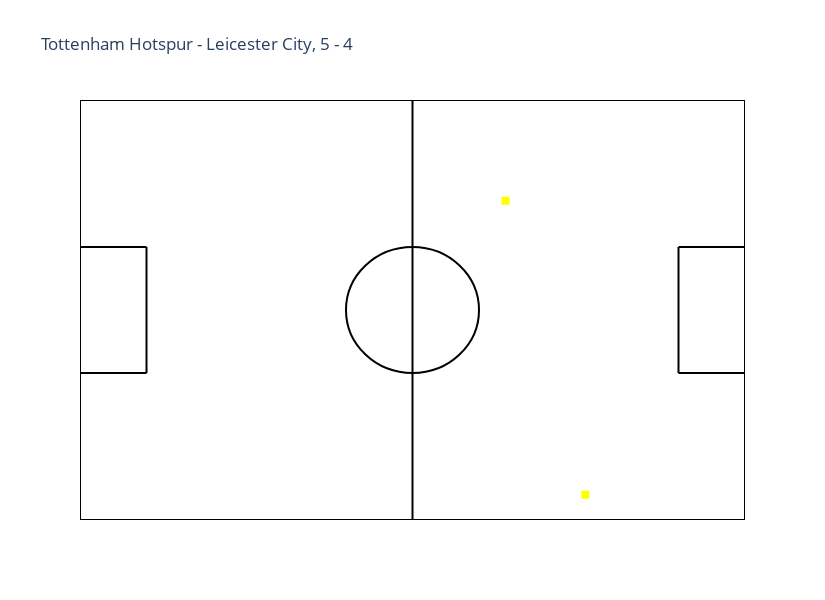

Source (notebook cell):
### Code cell
player_id = 40765
visualize_events(event_name='Foul', player_id=player_id)

### Figure 1 — Plotly figure (JSON) as saved in the notebook; plotly's stock layout.template omitted (floating-point values rounded to 4 significant figures)
{"data": [{"marker": {"color": "blue", "size": 8}, "mode": "markers", "name": "Leicester City", "text": [], "type": "scatter", "x": [], "y": []}, {"marker": {"color": "yellow", "size": 8, "symbol": "square"}, "mode": "markers", "name": "Tottenham Hotspur", "text": ["Foul by Lucas Moura (40765)", "Foul by Lucas Moura (40765)"], "type": "scatter", "x": [76, 64], "y": [6, 76]}], "layout": {"autosize": false, "height": 600, "hovermode": "closest", "plot_bgcolor": "rgb(255, 255, 255)", "shapes": [{"line": {"color": "black"}, "type": "circle", "x0": 40, "x1": 60, "xref": "x", "y0": 35, "y1": 65, "yref": "y"}, {"line": {"color": "black"}, "type": "line", "x0": 0, "x1": 10, "xref": "x", "y0": 35, "y1": 35, "yref": "y"}, {"line": {"color": "black"}, "type": "line", "x0": 10, "x1": 10, "xref": "x", "y0": 35, "y1": 65, "yref": "y"}, {"line": {"color": "black"}, "type": "line", "x0": 10, "x1": 0, "xref": "x", "y0": 65, "y1": 65, "yref": "y"}, {"line": {"color": "black"}, "type": "line", "x0": 100, "x1": 90, "xref": "x", "y0": 35, "y1": 35, "yref": "y"}, {"line": {"color": "black"}, "type": "line", "x0": 90, "x1": 90, "xref": "x", "y0": 35, "y1": 65, "yref": "y"}, {"line": {"color": "black"}, "type": "line", "x0": 90, "x1": 100, "xref": "x", "y0": 65, "y1": 65, "yref": "y"}, {"line": {"color": "black"}, "type": "line", "x0": 50, "x1": 50, "xref": "x", "y0": 100, "y1": 0, "yref": "y"}, {"line": {"color": "black"}, "type": "line", "x0": 0, "x1": 0, "xref": "x", "y0": 0, "y1": 100, "yref": "y"}, {"line": {"color": "black"}, "type": "line", "x0": 100, "x1": 100, "xref": "x", "y0": 0, "y1": 100, "yref": "y"}, {"line": {"color": "black"}, "type": "line", "x0": 0, "x1": 100, "xref": "x", "y0": 100, "y1": 100, "yref": "y"}, {"line": {"color": "black"}, "type": "line", "x0": 0, "x1": 100, "xref": "x", "y0": 0, "y1": 0, "yref": "y"}], "title": {"text": "Tottenham Hotspur - Leicester City, 5 - 4"}, "width": 825, "xaxis": {"range": [0, 100], "showgrid": false, "showticklabels": false}, "yaxis": {"range": [0, 100], "showgrid": false, "showticklabels": false}}}
